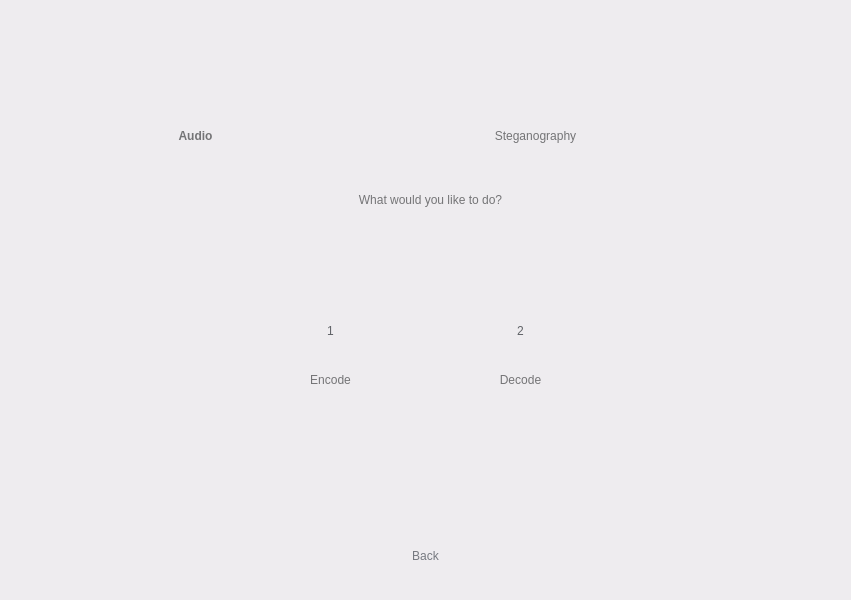
<?xml version="1.0" encoding="UTF-8"?>
<ui version="4.0">
 <class>Widget</class>
 <widget class="QWidget" name="Widget">
  <property name="geometry">
   <rect>
    <x>0</x>
    <y>0</y>
    <width>851</width>
    <height>600</height>
   </rect>
  </property>
  <property name="windowTitle">
   <string>Widget</string>
  </property>
  <property name="styleSheet">
   <string notr="true">background-color: rgb(238, 236, 239);</string>
  </property>
  <widget class="QWidget" name="widget1" native="true">
   <property name="geometry">
    <rect>
     <x>0</x>
     <y>0</y>
     <width>850</width>
     <height>600</height>
    </rect>
   </property>
   <property name="styleSheet">
    <string notr="true">QWidget#widget1 {background-color: rgb(246, 245, 247);};

</string>
   </property>
   <widget class="QLabel" name="label">
    <property name="geometry">
     <rect>
      <x>50</x>
      <y>60</y>
      <width>291</width>
      <height>151</height>
     </rect>
    </property>
    <property name="styleSheet">
     <string notr="true">background-color: rgba(255, 255, 255, 0);
color: rgb(116, 116, 118);
font: 75 72pt &quot;Product Sans&quot;;
font-weight: bold;
</string>
    </property>
    <property name="text">
     <string>Audio</string>
    </property>
    <property name="alignment">
     <set>Qt::AlignCenter</set>
    </property>
   </widget>
   <widget class="QPushButton" name="pushButton">
    <property name="geometry">
     <rect>
      <x>300</x>
      <y>300</y>
      <width>61</width>
      <height>61</height>
     </rect>
    </property>
    <property name="styleSheet">
     <string notr="true">font: 17pt &quot;Product Sans&quot;;
color: rgb(96, 99, 103);
border-radius: 25px;
</string>
    </property>
    <property name="text">
     <string>1</string>
    </property>
   </widget>
   <widget class="QLabel" name="label_2">
    <property name="geometry">
     <rect>
      <x>280</x>
      <y>60</y>
      <width>511</width>
      <height>151</height>
     </rect>
    </property>
    <property name="styleSheet">
     <string notr="true">background-color: rgba(255, 255, 255, 0);
color: rgb(116, 116, 118);
font: 75 72pt &quot;Product Sans&quot;;
</string>
    </property>
    <property name="text">
     <string>Steganography</string>
    </property>
    <property name="alignment">
     <set>Qt::AlignCenter</set>
    </property>
   </widget>
   <widget class="QLabel" name="label_3">
    <property name="geometry">
     <rect>
      <x>310</x>
      <y>190</y>
      <width>241</width>
      <height>20</height>
     </rect>
    </property>
    <property name="styleSheet">
     <string notr="true">background-color: rgba(255, 255, 255, 0);
font: 16pt &quot;Product Sans&quot;;
color: rgb(116, 116, 118);</string>
    </property>
    <property name="text">
     <string>What would you like to do?</string>
    </property>
    <property name="alignment">
     <set>Qt::AlignCenter</set>
    </property>
   </widget>
   <widget class="QLabel" name="label_4">
    <property name="geometry">
     <rect>
      <x>260</x>
      <y>370</y>
      <width>141</width>
      <height>20</height>
     </rect>
    </property>
    <property name="styleSheet">
     <string notr="true">background-color: rgba(255, 255, 255, 0);
font: 16pt &quot;Product Sans&quot;;
color: rgb(116, 116, 118);</string>
    </property>
    <property name="text">
     <string>Encode</string>
    </property>
    <property name="alignment">
     <set>Qt::AlignCenter</set>
    </property>
   </widget>
   <widget class="QLabel" name="label_5">
    <property name="geometry">
     <rect>
      <x>450</x>
      <y>370</y>
      <width>141</width>
      <height>20</height>
     </rect>
    </property>
    <property name="styleSheet">
     <string notr="true">background-color: rgba(255, 255, 255, 0);
font: 16pt &quot;Product Sans&quot;;
color: rgb(116, 116, 118);</string>
    </property>
    <property name="text">
     <string>Decode</string>
    </property>
    <property name="alignment">
     <set>Qt::AlignCenter</set>
    </property>
   </widget>
   <widget class="QPushButton" name="pushButton_2">
    <property name="geometry">
     <rect>
      <x>490</x>
      <y>300</y>
      <width>61</width>
      <height>61</height>
     </rect>
    </property>
    <property name="styleSheet">
     <string notr="true">font: 17pt &quot;Product Sans&quot;;
color: rgb(96, 99, 103);
border-radius: 25px;
</string>
    </property>
    <property name="text">
     <string>2</string>
    </property>
   </widget>
   <widget class="QPushButton" name="backButton">
    <property name="geometry">
     <rect>
      <x>390</x>
      <y>540</y>
      <width>71</width>
      <height>31</height>
     </rect>
    </property>
    <property name="styleSheet">
     <string notr="true">font: 12pt &quot;Product Sans&quot;;
color: rgb(118, 121, 128);
background-color: rgba(255, 255, 255, 0);
border-radius: 15px;
</string>
    </property>
    <property name="text">
     <string>Back</string>
    </property>
   </widget>
  </widget>
 </widget>
 <resources/>
 <connections/>
</ui>
